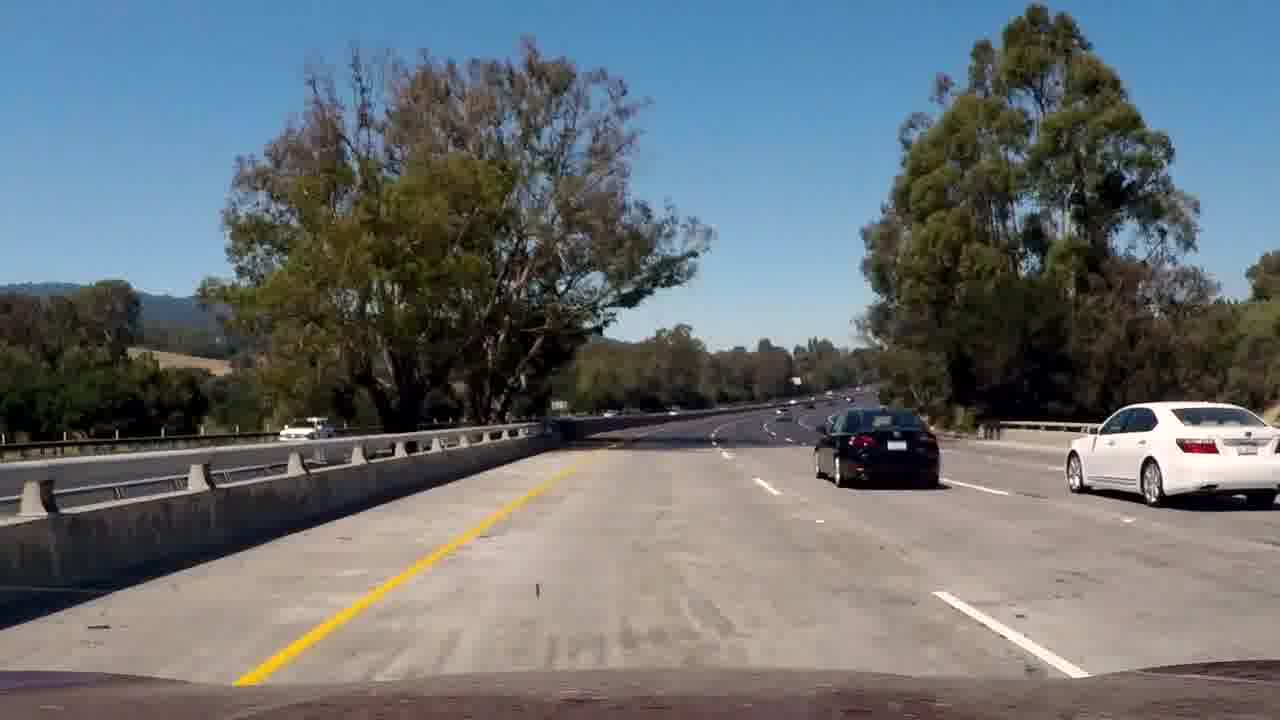
#> input picture test_images/image1013.jpg, 1280 x 720 px
$ python -i image_utils.py   (imports and definitions only)   (older library calls are emulated)
#> lines starting #> are read from the running program, lines starting #| are printed output that depends on the picture
#> further down, picture is the input picture: shape (720, 1280, 3); mean B, G, R 114.4, 111.1, 104.7
import numpy as np
import cv2

def read_image_as_rgb(file_path):
    return cv2.cvtColor(cv2.imread(file_path), cv2.COLOR_BGR2RGB)

def normalize(sobel):
    sobel = np.absolute(sobel)
    return (sobel * 255. / sobel.max()).astype(np.uint8)

# Use HLS color space and separate out L, S channels
# On L-channel use sobel on X-space to identify vertical lines
# Use S-channel to identify where there is max saturation
# This helps identify yellow lanes on road better
def hls_transform(img, s_thresh, sx_thresh, sgrad_thresh, kernel_size):
#> called with s_thresh = (170, 255), sx_thresh = (20, 100), sgrad_thresh = (0.524, 1.22), kernel_size = 3
    img = np.copy(img)

    # Convert to HLS color space
    hsv = cv2.cvtColor(img, cv2.COLOR_RGB2HLS).astype(np.float)
    l_channel = hsv[:, :, 1]
    s_channel = hsv[:, :, 2]

    # Sobel x
    sobelx = cv2.Sobel(l_channel, cv2.CV_64F, 1, 0, ksize=kernel_size)  # Take the derivative in x
    scaled_sobel_x = normalize(sobelx) # Absolute x derivative to accentuate lines away from horizontal

    # Threshold x gradient
    sxbinary = np.zeros_like(scaled_sobel_x)
    sxbinary[(scaled_sobel_x >= sx_thresh[0]) & (scaled_sobel_x <= sx_thresh[1])] = 1

    # Sobel y
    sobely = cv2.Sobel(l_channel, cv2.CV_64F, 0, 1, ksize=kernel_size)  # Take the derivative in y
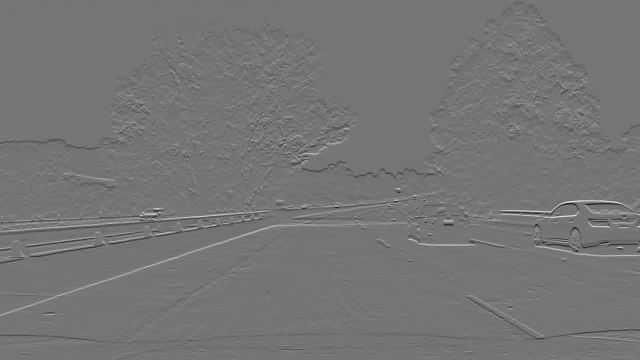
#> sobely: shape (720, 1280) float64 (shown at 1/2 size); min -757, max 883, mean -0.5; drawn with min black and max white
    scaled_sobel_y = normalize(sobely)
    absgraddir = np.arctan2(np.absolute(sobely), np.absolute(sobelx))
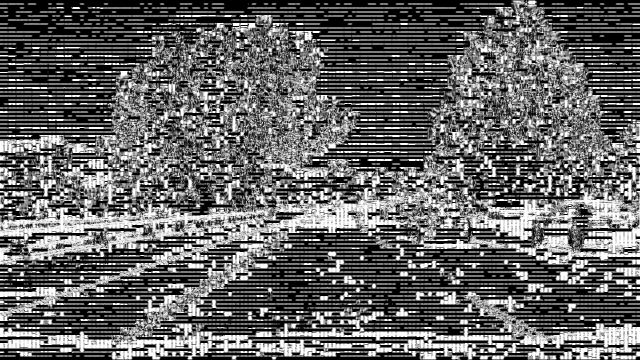
#> absgraddir: shape (720, 1280) float64 (shown at 1/2 size); min 0, max 1.57, mean 0.62; drawn with min black and max white
    s_grad_dir =  np.zeros_like(absgraddir)
    s_grad_dir[(absgraddir >= sgrad_thresh[0]) & (absgraddir <= sgrad_thresh[1])] = 1

    # Threshold color channel
    s_binary = np.zeros_like(s_channel)
    s_binary[(s_channel >= s_thresh[0]) & (s_channel <= s_thresh[1])
             & (absgraddir >= sgrad_thresh[0]) & (absgraddir <= sgrad_thresh[1])] = 1

    return (sxbinary, s_binary)

# Convert to single channel binary image
# Uses HLS color transformation and gradient sobel
def custom_gray_transform(img, s_thresh=(170, 255), sx_thresh=(20, 100), sgrad_thresh=(30 * np.pi/180, 70 * np.pi/180), kernel_size =3):
    sxbinary, s_binary = hls_transform(img, s_thresh, sx_thresh, sgrad_thresh, kernel_size)
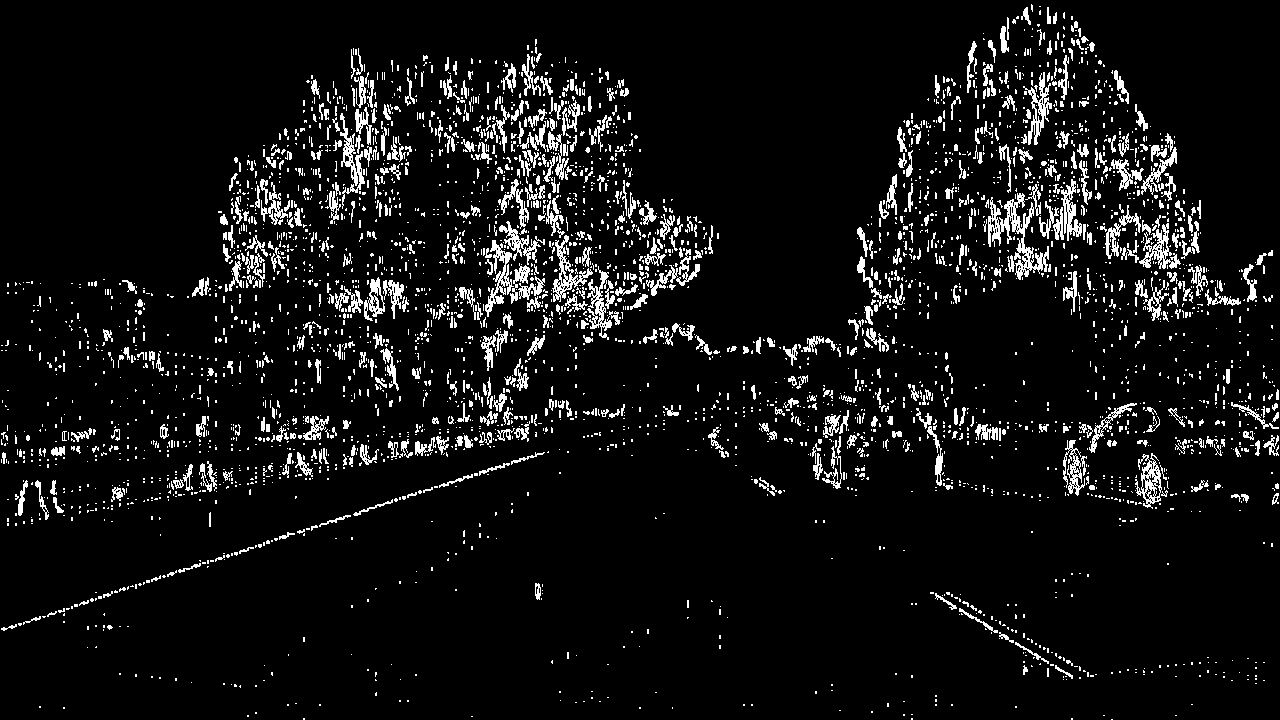
#> sxbinary: shape (720, 1280); values 0 (black) and 1 (white), 7.2% white in thin lines or dots
#> s_binary: shape (720, 1280) float64; values 0 (black) and 1 (white), 0.82% white in thin lines or dots

    out_img = np.zeros_like(sxbinary)
    out_img[(sxbinary == 1) | (s_binary == 1)] = 1
    return out_img

# [21 lines left out: functions get_hls_transform_image, trapezoidal_crop, not called in this run]

>>> import cv2
>>> picture = cv2.imread('test_images/image1013.jpg')
>>> result = custom_gray_transform(picture)
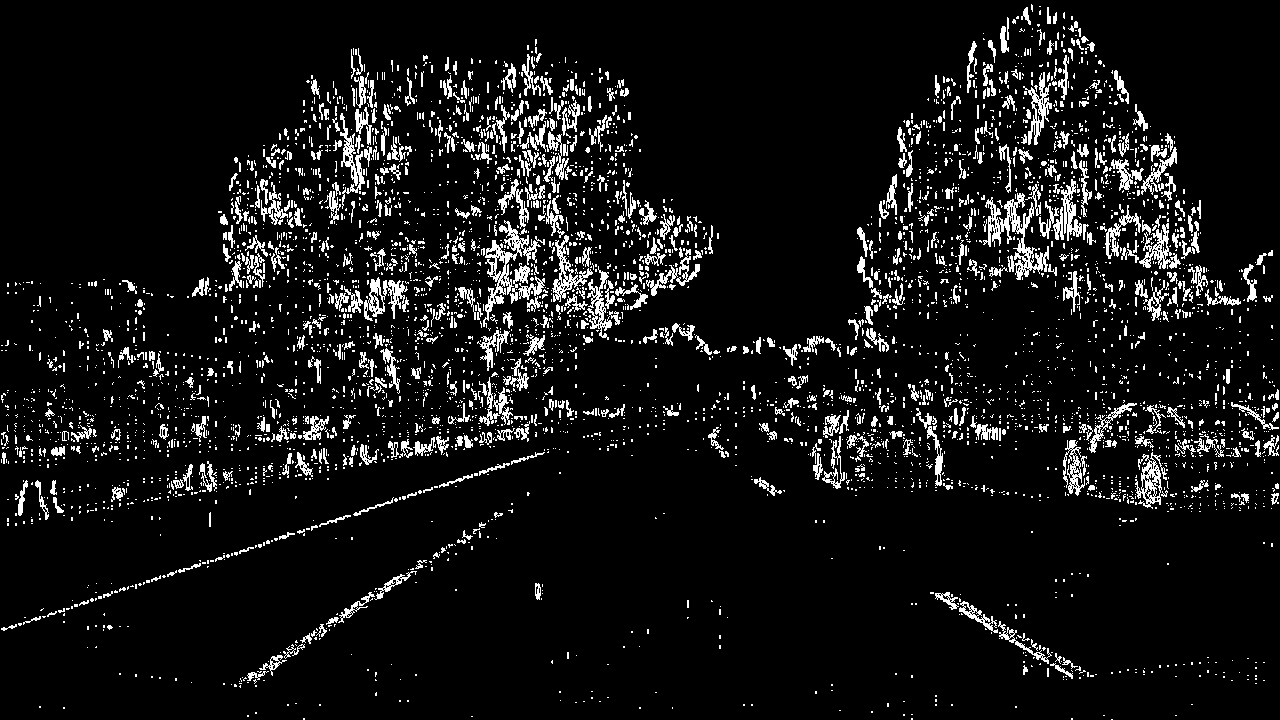
#> result: shape (720, 1280); values 0 (black) and 1 (white), 7.9% white in thin lines or dots

$ run again, on test_images/image1039.jpg
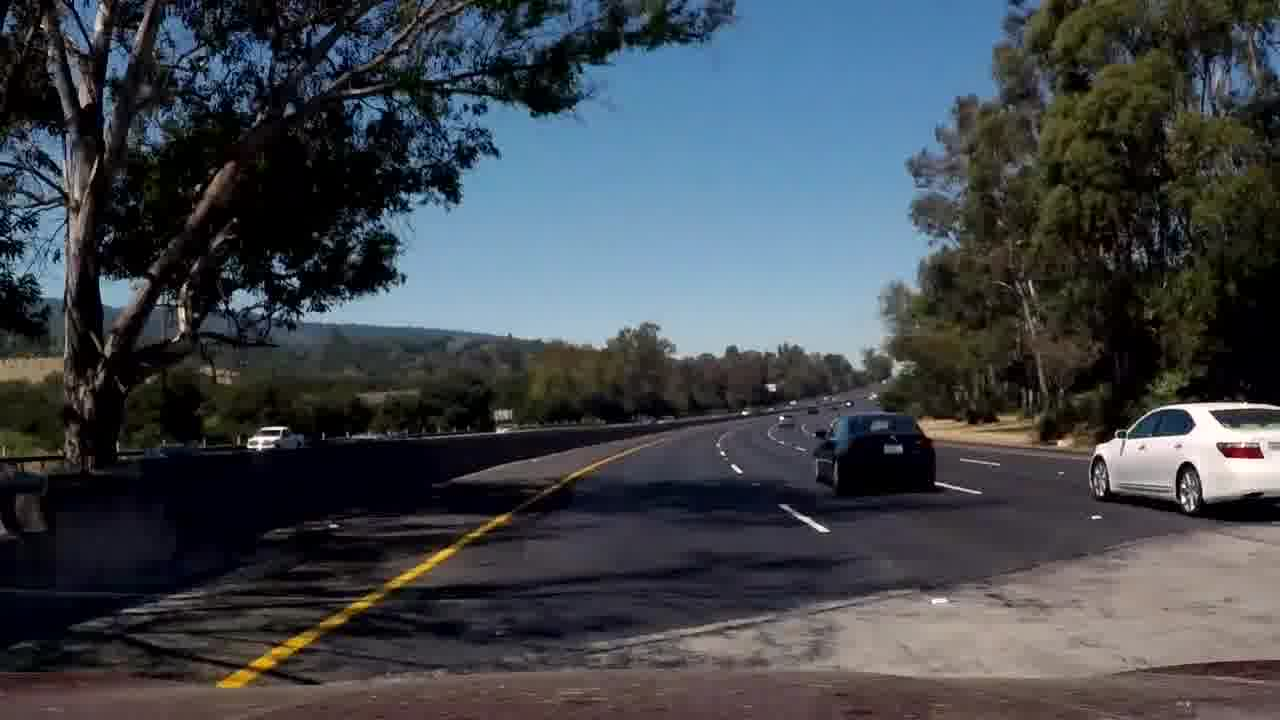
#> input picture test_images/image1039.jpg, 1280 x 720 px
#> picture is the input picture: shape (720, 1280, 3); mean B, G, R 76.2, 70.1, 64.7
#> in custom_gray_transform, `sxbinary, s_binary = hls_transform(img, s_thresh, sx_thresh, sgrad_thr..`:
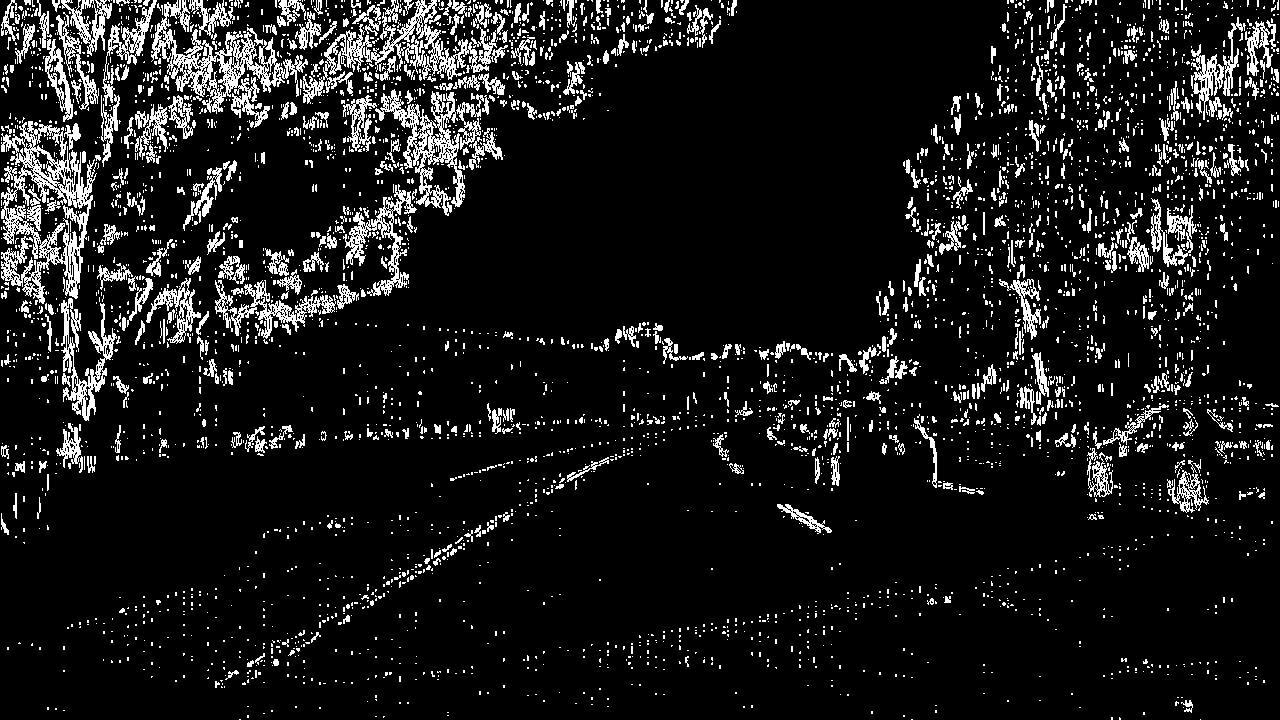
#> sxbinary: shape (720, 1280); values 0 (black) and 1 (white), 10.1% white in thin lines or dots
#> s_binary: shape (720, 1280) float64; values 0 (black) and 1 (white), 2.1% white in thin lines or dots
#> `result = custom_gray_transform(picture)`:
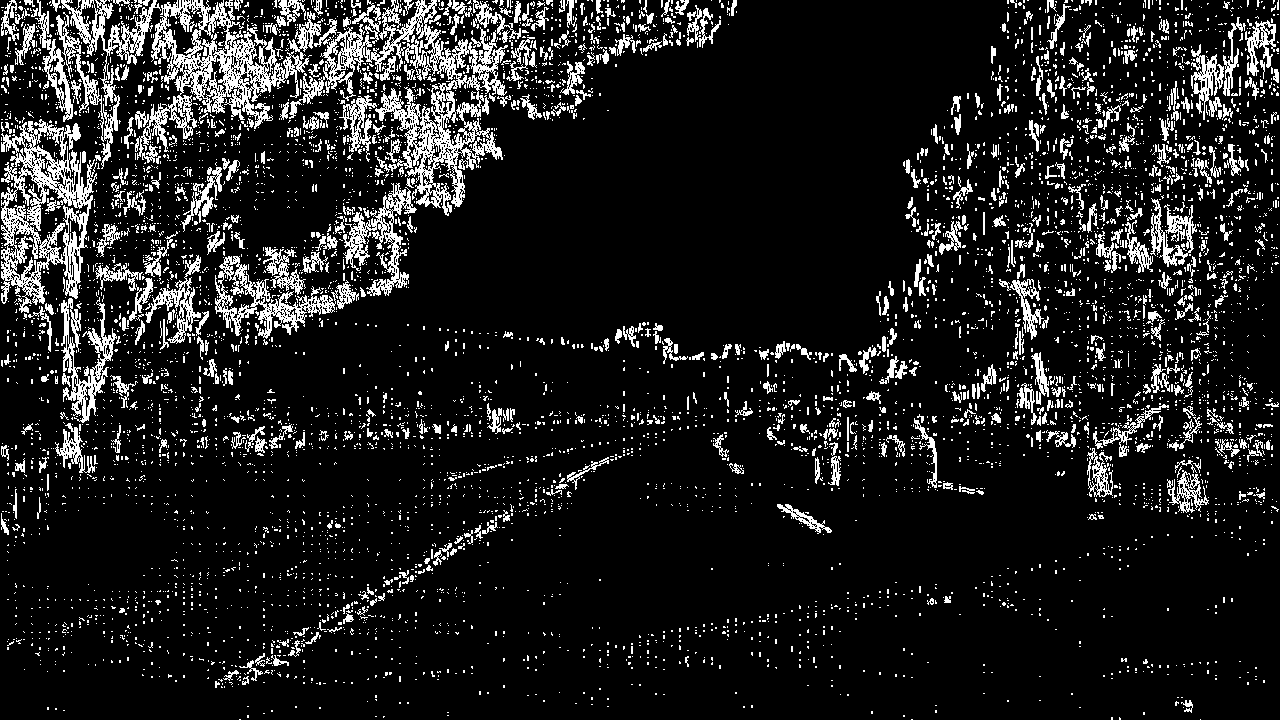
#> result: shape (720, 1280); values 0 (black) and 1 (white), 11.9% white in thin lines or dots

$ run again, on test_images/image1046.jpg
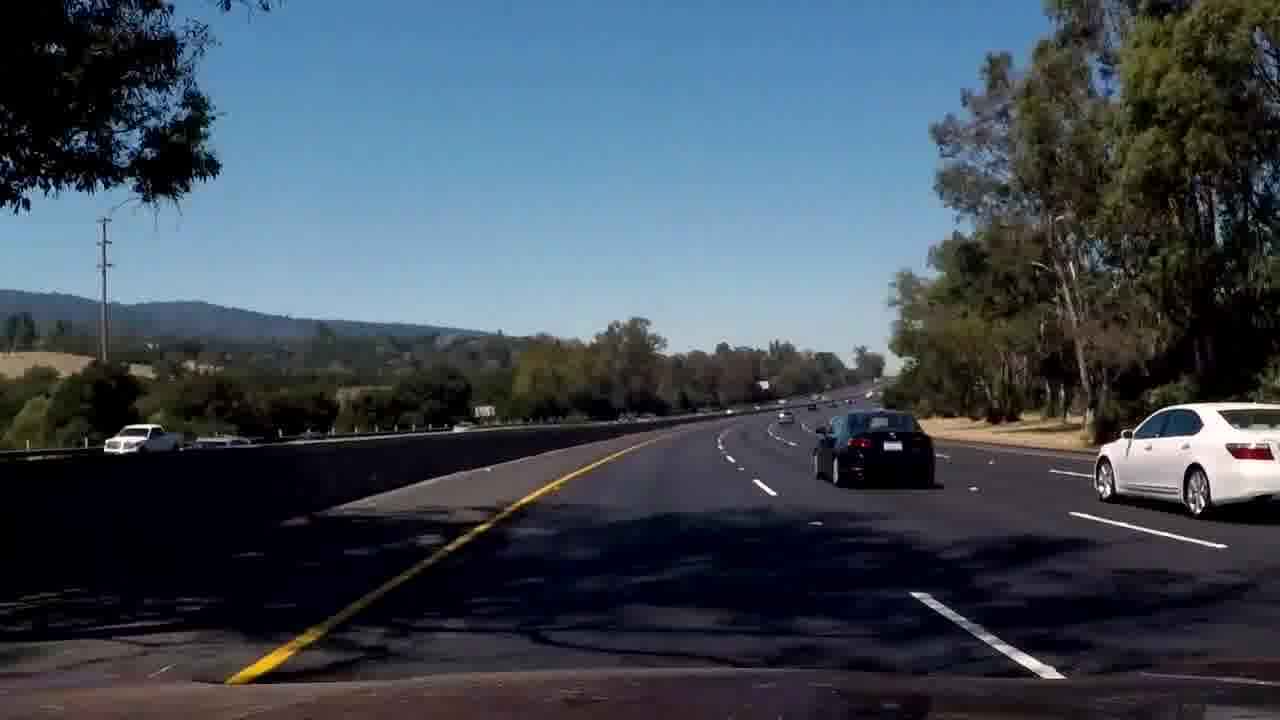
#> input picture test_images/image1046.jpg, 1280 x 720 px
#> picture is the input picture: shape (720, 1280, 3); mean B, G, R 87.5, 75.8, 64.1
#> in custom_gray_transform, `sxbinary, s_binary = hls_transform(img, s_thresh, sx_thresh, sgrad_thr..`:
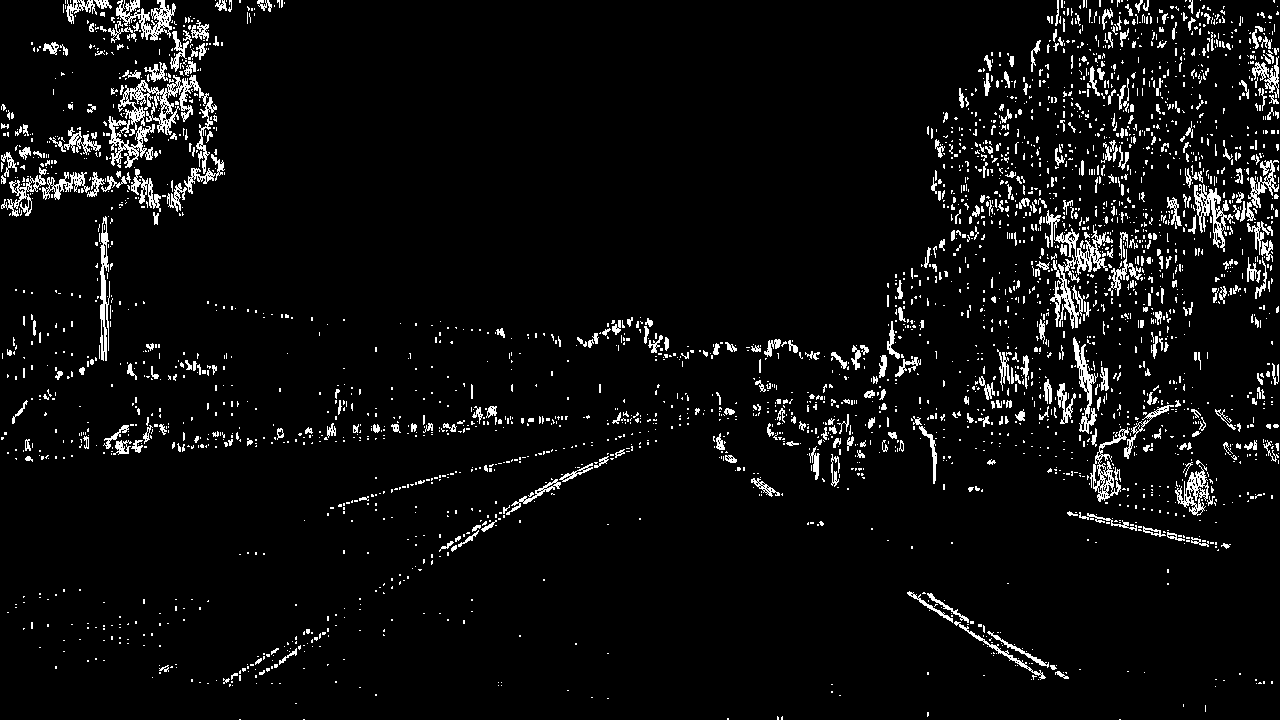
#> sxbinary: shape (720, 1280); values 0 (black) and 1 (white), 5.4% white in thin lines or dots
#> s_binary: shape (720, 1280) float64; values 0 (black) and 1 (white), 1.6% white in thin lines or dots
#> `result = custom_gray_transform(picture)`:
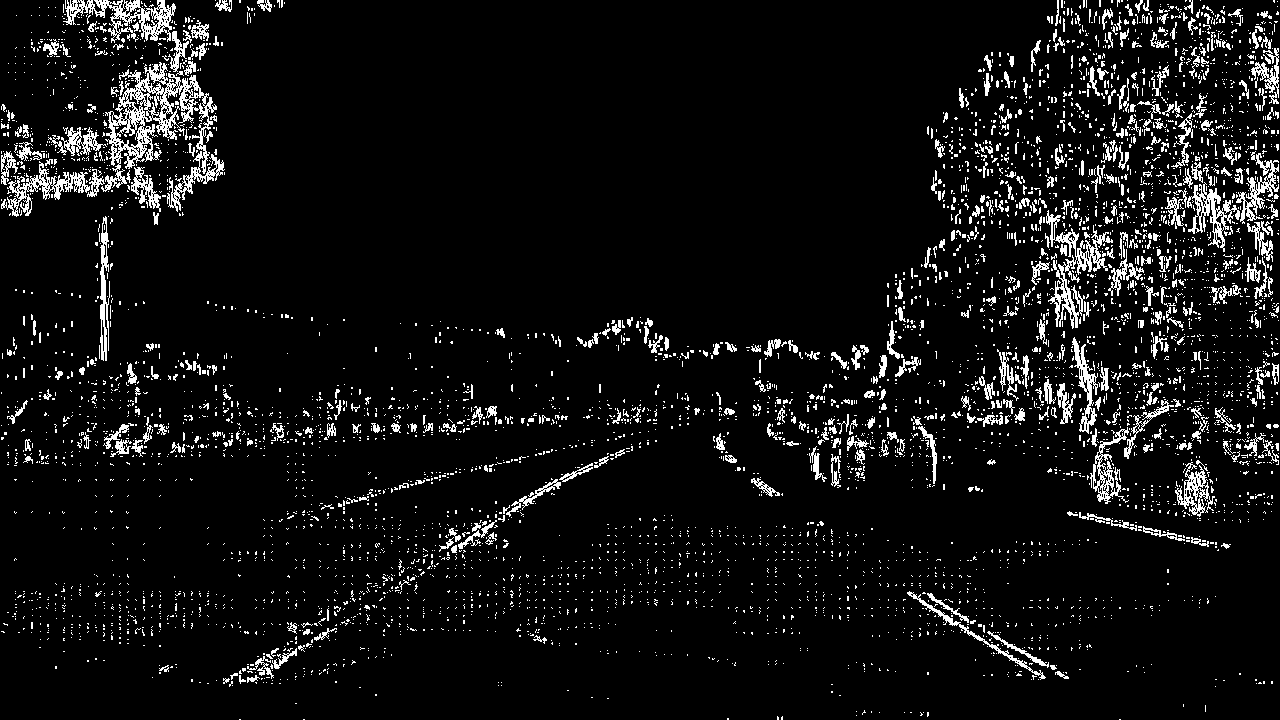
#> result: shape (720, 1280); values 0 (black) and 1 (white), 6.9% white in thin lines or dots
